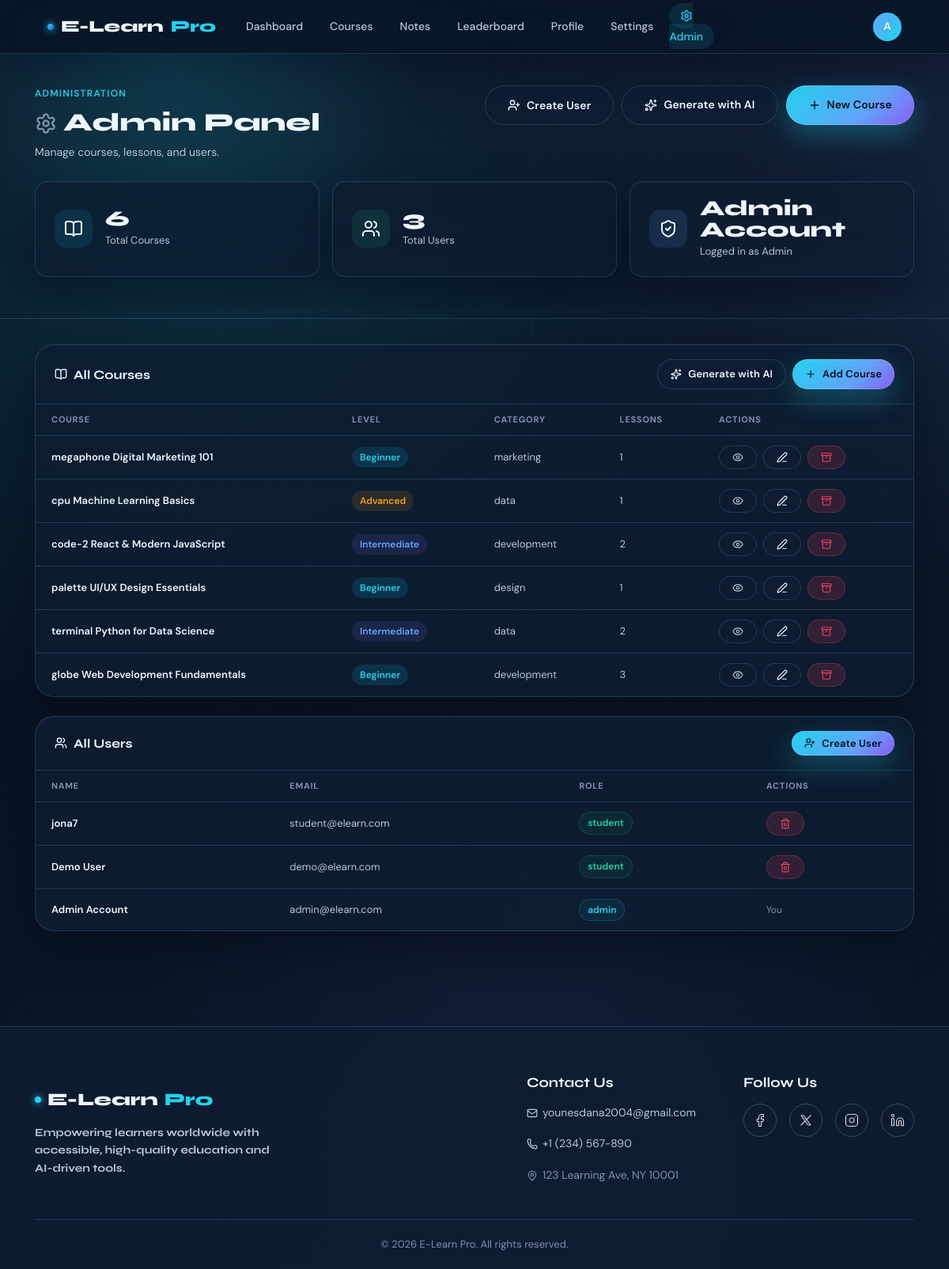
Page /admin (signed in) on the earlier database version.
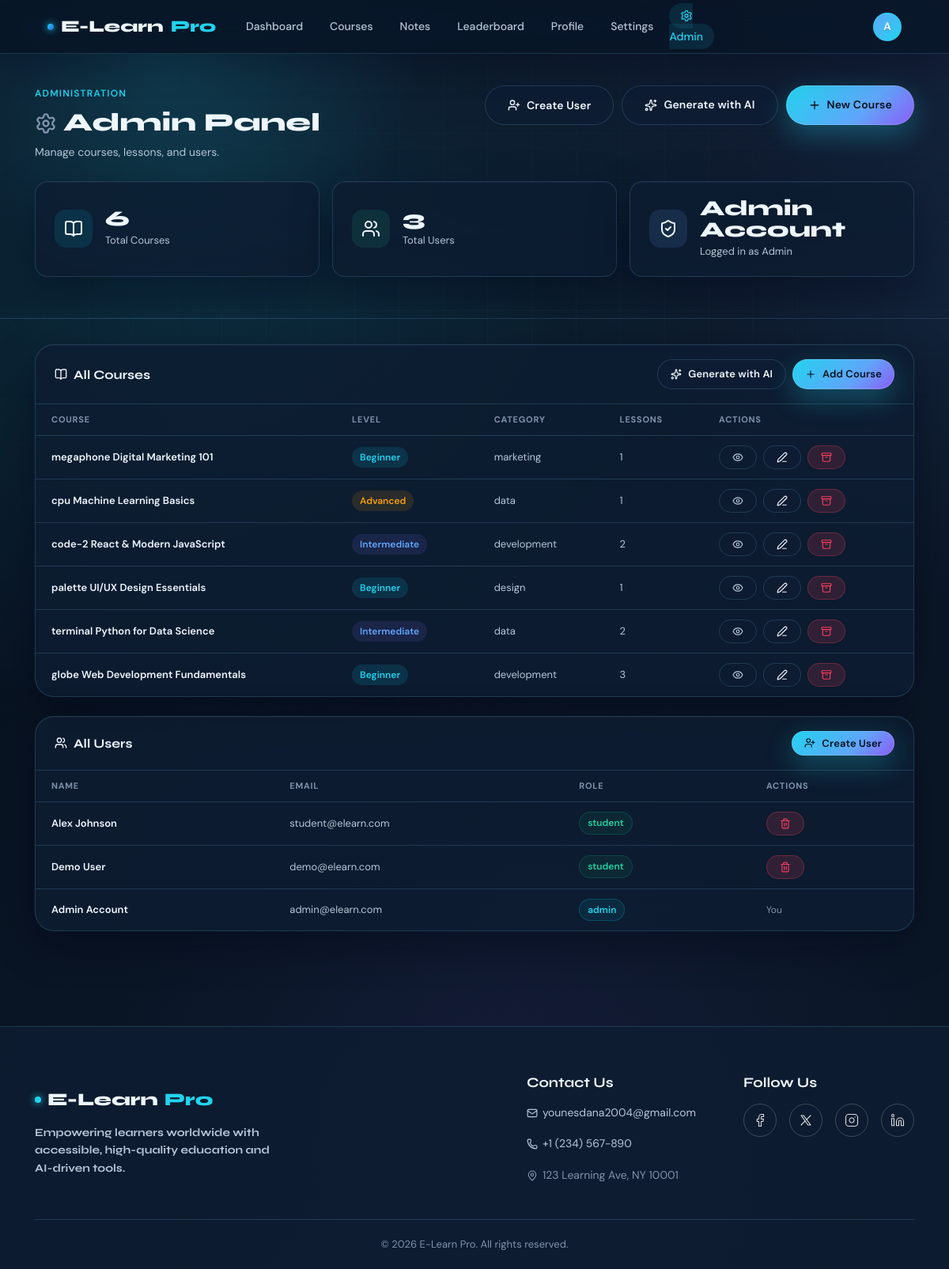
Same page on the later database version.
### tables this page shows
CREATE TABLE users (
            id INTEGER PRIMARY KEY AUTOINCREMENT,
            email TEXT UNIQUE NOT NULL,
            password TEXT NOT NULL,
            name TEXT NOT NULL,
            role TEXT NOT NULL DEFAULT 'student'
        );

### app.py (the view)
@app.route("/admin")
@admin_required
def admin():
    db = get_db()
    db_courses = db.execute("SELECT * FROM courses ORDER BY created_at DESC").fetchall()
    extra_courses = []
    for c in db_courses:
        count = db.execute("SELECT COUNT(*) FROM lessons WHERE course_id=?", (c["id"],)).fetchone()[0]
        extra_courses.append({"id": c["id"], "title": c["title"], "level": c["level"],
                               "category": c["category"], "emoji": c["emoji"], "lessons_count": count, "is_archived": c["is_archived"] if "is_archived" in c.keys() else 0})
    all_users = db.execute("SELECT id, name, email, role FROM users ORDER BY id").fetchall()
    return render_template("admin.html", user=current_user(), courses=extra_courses, all_users=all_users,
                           total_courses=len(extra_courses), total_users=len(all_users))

### app.py (called while the page is built)
def get_db():
    if "db" not in g:
        g.db = sqlite3.connect(DATABASE, detect_types=sqlite3.PARSE_DECLTYPES)
        g.db.row_factory = sqlite3.Row
    return g.db

def admin_required(f):
    @wraps(f)
    def decorated(*args, **kwargs):
        if "user_id" not in session:
            return redirect(url_for("login"))
        if session.get("role") != "admin":
            flash("Admin access required.", "danger")
            return redirect(url_for("dashboard"))
        return f(*args, **kwargs)
    return decorated

def current_user():
    return {
        "id":    session.get("user_id"),
        "name":  session.get("name"),
        "email": session.get("email"),
        "role":  session.get("role"),
    }

### templates/admin.html (shortened to what the changed rows need)
{% extends "base.html" %}
{% block content %}
<div class="admin-header">
  <div class="container">
    <div style="display:flex;align-items:flex-start;justify-content:space-between;flex-wrap:wrap;gap:16px;">
      <div>
        <h1 class="admin-title" style="display:flex;align-items:center;gap:8px;"><i data-lucide="settings"
            style="width:28px;height:28px;color:var(--text-muted);"></i> Admin Panel</h1>
      </div>
    </div>
  </div>
</div>
<div class="container">
  <div class="admin-grid">
    <div class="admin-section">
      {% if courses %}
      <table class="admin-table">
        <thead><tr><th>Course</th><th>Level</th><th>Category</th><th>Lessons</th><th>Actions</th></tr></thead>
      </table>
      {% else %}
      <div class="empty-state" style="padding:40px;">
        <div class="empty-state-icon"><i data-lucide="book-open"></i></div>
        <div class="empty-state-title">No courses yet</div>
        <div class="empty-state-text">Click "Add Course" to create your first course.</div>
      </div>
      {% endif %}
    </div>
    <div class="admin-section">
      <table class="admin-table">
        <thead><tr><th>Name</th><th>Email</th><th>Role</th><th>Actions</th></tr></thead>
        <tbody>
          {% for u in all_users %}
          <tr>
            <td style="font-weight:600;">{{ u.name }}</td>
            <td style="color:var(--text-secondary);">{{ u.email }}</td>
            <td><span class="badge badge-role-{{ u.role }}">{{ u.role }}</span></td>
            <td>
              {% if u.id != session.user_id %}
              <form method="POST" action="{{ url_for('admin_delete_user', user_id=u.id) }}" onsubmit="return confirm('Delete user {{ u.name }}?')" style="display:inline;">
                <button type="submit" class="btn btn-danger btn-sm" title="Delete User"><i data-lucide="trash-2" style="width:14px;height:14px;"></i></button>
              </form>
              {% else %}
              <span style="font-size:12px;color:var(--text-muted);">You</span>
              {% endif %}
            </td>
          </tr>
          {% endfor %}
        </tbody>
      </table>
    </div>
  </div>
</div>
{% endblock %}

Differences in the rows shown:
changed users "student@elearn.com": name "jona7" → "Alex Johnson"
